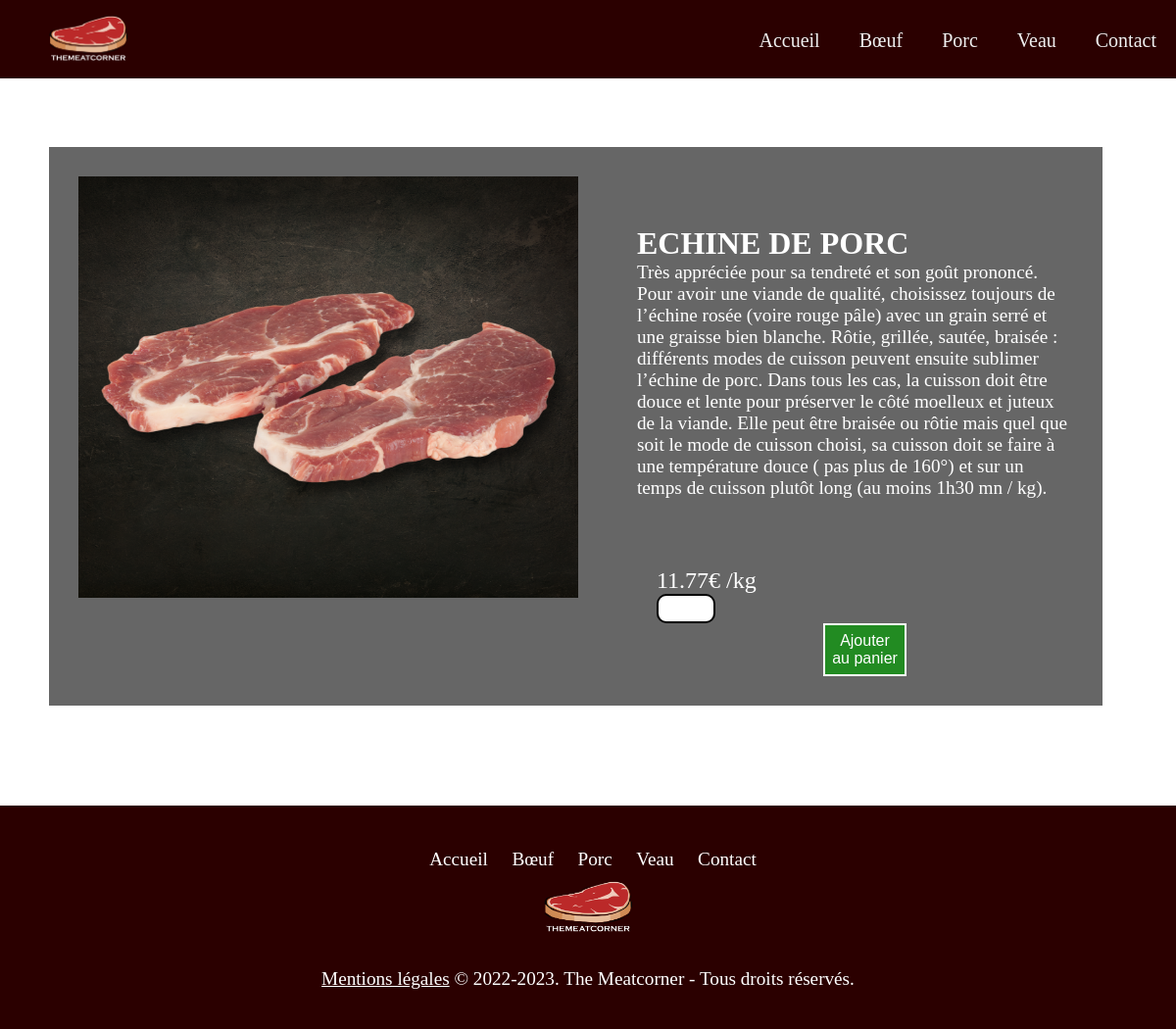
The page /pageporc/pagesviandesporc/echinedeporc.php on the database its author committed.
### tables this page shows
create table Viande (
	id int auto_increment       not null,
	nom varchar (30)            not null,
	descriptionv text           not null,
	prix decimal(4,2)           not null,
	photo varchar(100)          not null,
	idAnimal int                not null,
	Foreign key (idAnimal) references Animal (id),
	PRIMARY KEY (id)
);

### pageporc/pagesviandesporc/echinedeporc.php (the view)
<html>
<?php include '../../include/header.php'; ?>
<head>
    <link rel="stylesheet" href="../../style.css">
</head>
<body>
<div class="flex1">
    <div>
        <?php
        $bdd = new PDO('mysql:host=localhost;dbname=tmc;charset=utf8', 'root', '');
        $req = $bdd->query('SELECT * FROM viande where id = 24');
        while ($donnees = $req->fetch()) {
            echo('<img class="imgid1" src="../../pageporc/img/viandesporc/' . $donnees['photo'] . '">');
        }
        ?>
    </div>
    <div class="divgauche">
        <?php
        $bdd = new PDO('mysql:host=localhost;dbname=tmc;charset=utf8', 'root', '');
        $req = $bdd->query('SELECT * FROM viande where id = 24');
        while ($donnees = $req->fetch()) {
            echo('<a class="nomviande1"</a>' . $donnees['nom'] ."<br>" . '<a class="descriptionviande"</a>' . $donnees['descriptionv'] . "<br>" .
                '<p class="prixviande"</p>' . $donnees['prix'] .  "€ /kg" . "<br>" .
                '<input type="number" class="inputnombre" id="tentacles" min="1" max="100">' .
                '<button class="boutonpanier1">Ajouter au panier</button>');
        }
        ?>
    </div>
</div>
</body>
<?php include '../../include/footer.php'; ?>
</html>

### style.css (style rules this page uses)
body { font-family: Gabriola; font-size: 25px; color: white; background-image: url("img/fondtmc.jpg"); background-repeat: no-repeat; background-attachment: fixed; margin: 0; width: 100%; display: block; background-size: cover; }
* { padding: 0; margin: 0; box-sizing: border-box; }
.boutonpanier1 { width: 20%; padding: 7px; background-color: forestgreen; color: white; border: 2px solid white; font-size: 1rem; cursor: pointer; display: block; margin: auto; }
.imgid1 { height:490px; width:570px; padding: 30px; }
.flex1 { display: flex; margin: 70px 75px 75px 50px; background: rgba(0, 0, 0, 0.6); }
.divgauche { padding: 30px; margin-top: 50px; }
.descriptionviande { font-size: 1.2rem; color: white; font-family: "Arial Nova Light"; }
.nomviande1 { font-size: 2rem; font-weight: bold; color: white; text-transform: uppercase; }
.prixviande { padding-left: 20px; padding-top: 20px; margin-top: 50px; font-family: "Arial Nova Light"; font-size: 1.5rem; }
.inputnombre { width: 60px; height: 30px; border: 2px solid black; border-radius: 10px; padding-left: 10px; }
.footer ul a { color:inherit; text-decoration:none; padding: 0 10px; font-size: 1.2rem; }

### rows shown on the page
viande: photo (picture), nom "ECHINE DE PORC", descriptionv "Très appréciée pour sa tendreté et son goût prononcé. Pour avoir une viande de qualité, choisissez toujours de l’échine rosée (voire rouge pâle) avec un grain serré et une graisse bien blanche. Rôtie, grillée, sautée, braisée : différents modes de cuisson peuvent ensuite sublimer l’échine de porc. Dans tous les cas, la cuisson doit être douce et lente pour préserver le côté moelleux et juteux de la viande. Elle peut être braisée ou rôtie mais quel que soit le mode de cuisson choisi, sa cuisson doit se faire à une température douce ( pas plus de 160°) et sur un temps de cuisson plutôt long (au moins 1h30 mn / kg).", prix "11.77"
